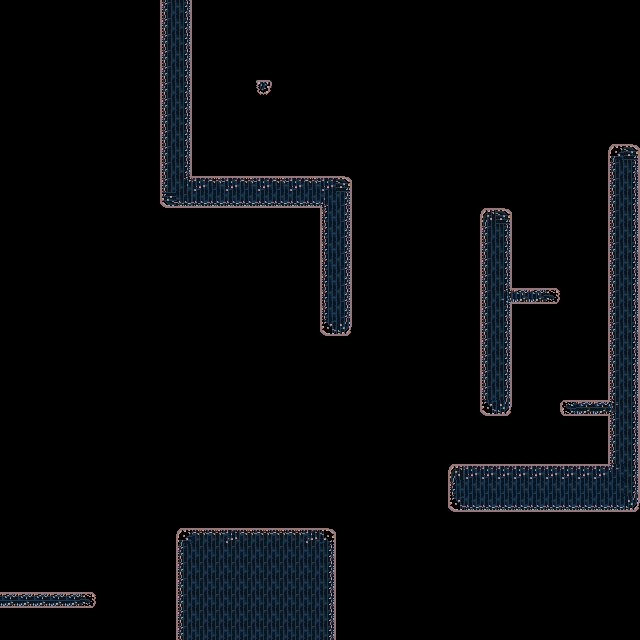

This is a level from a 2D game, rendered from its Tiled map with the project's own tilesets. A one-line summary and the map file follow, with tile-layer data summarised:
An orthogonal 40x40 tile map with 16x16 px tiles, 3 tile layers (wall, details, ground), 4 tilesets and 11 objects.

<map version="1.9" tiledversion="1.9.2" orientation="orthogonal" renderorder="right-down" width="40" height="40" tilewidth="16" tileheight="16" infinite="0" nextlayerid="6" nextobjectid="13">
 <editorsettings>
  <export target="../1.lua" format="lua" />
 </editorsettings>
 <tileset firstgid="1" name="tileset gmtk-ts2" tilewidth="16" tileheight="16" tilecount="40" columns="8">
  <image source="../../../assets/caveassets/tileset gmtk-ts2.png" width="128" height="80" />
 </tileset>
 <tileset firstgid="41" name="ramp" tilewidth="16" tileheight="16" tilecount="9" columns="3">
  <image source="../../../assets/caveassets/ramp.png" width="48" height="48" />
 </tileset>
 <tileset firstgid="50" name="rampbackground" tilewidth="16" tileheight="16" tilecount="9" columns="3">
  <image source="../../../assets/caveassets/rampbackground.png" width="48" height="48" />
 </tileset>
 <tileset firstgid="59" name="differentsidewall" tilewidth="16" tileheight="16" tilecount="40" columns="8">
  <image source="../../../assets/caveassets/differentsidewall.png" width="128" height="80" />
 </tileset>
 <layer id="3" name="wall" width="40" height="40">
  <data>[1600 cells, 247 non-empty, 7 distinct tile ids]</data>
 </layer>
 <objectgroup color="#ff0000" id="4" name="solid">
  <object id="1" x="177.273" y="528" width="157.818" height="111.818">
   <properties>
    <property name="collidable" type="bool" value="true" />
   </properties>
  </object>
  <object id="2" x="-0.295364" y="592.01" width="95.1856" height="15.7627">
   <properties>
    <property name="collidable" type="bool" value="true" />
   </properties>
  </object>
  <object id="3" x="448.51" y="464.232" width="191.356" height="47.0354">
   <properties>
    <property name="collidable" type="bool" value="true" />
   </properties>
  </object>
  <object id="4" x="480.527" y="208.21" width="31.2651" height="206.854">
   <properties>
    <property name="collidable" type="bool" value="true" />
   </properties>
  </object>
  <object id="5" x="608.549" y="144.058" width="31.2651" height="320.104">
   <properties>
    <property name="collidable" type="bool" value="true" />
   </properties>
  </object>
  <object id="6" x="560.18" y="400.01" width="48.2651" height="16.0415">
   <properties>
    <property name="collidable" type="bool" value="true" />
   </properties>
  </object>
  <object id="7" x="511.055" y="287.843" width="48.2651" height="16.0415">
   <properties>
    <property name="collidable" type="bool" value="true" />
   </properties>
  </object>
  <object id="8" x="160.504" y="176.555" width="190.992" height="30.587">
   <properties>
    <property name="collidable" type="bool" value="true" />
   </properties>
  </object>
  <object id="9" x="320.326" y="207.531" width="31.2651" height="128.104">
   <properties>
    <property name="collidable" type="bool" value="true" />
   </properties>
  </object>
  <object id="10" x="256.14" y="80.3429" width="15.3556" height="14.4052">
   <properties>
    <property name="collidable" type="bool" value="true" />
   </properties>
  </object>
  <object id="11" x="160.197" y="-0.0776" width="31.1738" height="176.769">
   <properties>
    <property name="collidable" type="bool" value="true" />
   </properties>
  </object>
 </objectgroup>
 <layer id="2" name="details" width="40" height="40">
  <data>[1600 cells, 31 non-empty, 9 distinct tile ids]</data>
 </layer>
 <objectgroup id="5" name="entity" />
 <layer id="1" name="ground" width="40" height="40">
  <data>[1600 cells, 160 non-empty, 15 distinct tile ids]</data>
 </layer>
</map>
